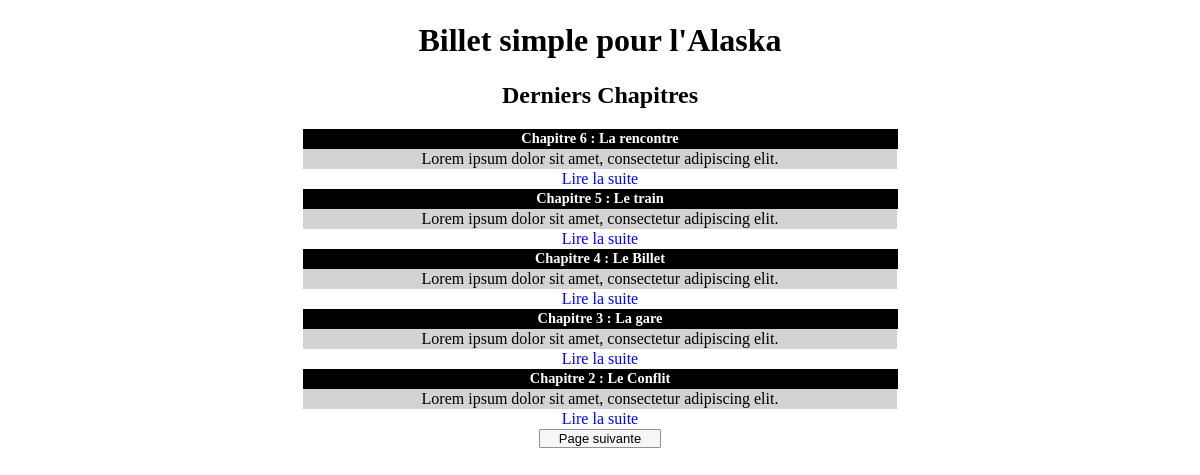
/index.php?action=showPage&page=1, run on the app's committed database.
### tables this page shows
CREATE TABLE IF NOT EXISTS `posts` (
  `id` int(11) NOT NULL AUTO_INCREMENT,
  `author` text NOT NULL,
  `title` varchar(255) NOT NULL,
  `content` text NOT NULL,
  `textresum` text NOT NULL,
  `creation_date` datetime NOT NULL,
  PRIMARY KEY (`id`)
);

### Controler/PostControler.php (called while the page is built, shortened)
<?php
require_once('./Model/PostManager.php');
class PostControler
{
    private $postManager;
	public function __construct()
	{
		$this->postManager = new PostManager();
	}
	public function showPage($page)
	{
		$nbrPosts = $this->postManager->getPostsCount();
		$limit = 5;
		$nbrPages = ceil($nbrPosts/$limit);
		$offset = ($page > 0 && $page <= $nbrPages) ? ($page - 1) * $limit : 0;
		$posts = $this->postManager->getPostsByPage($limit, $offset);
	        require_once('./View/HomeView.php');
	}
}

### Model/Database.php (called while the page is built, shortened)
<?php
class Database {
	public function __construct(){
		try
        {
            $this-> db=new PDO('mysql:host=localhost;dbname=billetalaska;charset=utf8', 'root', '');
        }
        catch(Exception $e)
        {
            die('Erreur : '.$e->getMessage());
        }
    }
}

### Model/PostManager.php (called while the page is built, shortened)
<?php
require_once ('./Model/Database.php');
require_once ('./Model/PostClass.php');
class PostManager extends Database
{
    public function getPostsCount()
    {
        $req = $this->db->prepare('SELECT COUNT(id) AS count FROM posts');
        $req->execute(array());
        $postCount = $req->fetch();
        return $postCount['count'];
    }
    public function getPostsByPage($limit, $offset)
    {
        $req = $this->db->prepare('SELECT id, title, author, content, textresum, DATE_FORMAT(creation_date, \'%d/%m/%Y\') AS creation_date_fr FROM posts ORDER BY id DESC LIMIT ' .$limit.' OFFSET ' .$offset);
        $req->execute(array());
        $posts = array();
       while ($dbPost = $req-> fetch()){
        $post = new PostClass($dbPost);
        $posts[] = $post;
       }
        return $posts;
    }
}

### Model/model.php (called while the page is built, shortened)
<?php
class Model {
	public function hydrate ($donnees)
	{
		foreach ($donnees as $key => $value)
		{
			$method ='set'.ucfirst($key);
		}
	}
}

### Model/PostClass.php (called while the page is built, shortened)
<?php
require_once ('./Model/Model.php');
class PostClass extends Model {
	private $id;
	private $title;
	private $textresum;
	public function getId(){
		return $this ->id;
	}
	public function getTitle(){
		return $this ->title;
	}
	public function getTextResum(){
		return $this->textresum;
	}
	public function setId($id){
		$this->id = $id;
	}
	public function setTitle($title){
		$this->title = $title;
	}
	public function setTextResum($textresum){
		$this->textresum = $textresum;
	}
}

### View/HomeView.php (the view, shortened to what this page needs)
<!DOCTYPE html>
<html>
<head>
	<link rel="stylesheet" type="text/css" href="./styles.css">
</head>
<body>
	<h1><a class="blogTitle" href="index.php?action=showPage&page=1">Billet simple pour l'Alaska</a></h1>
	<h2>Derniers Chapitres</h2>
		<?php foreach($posts as $post) {?>
			<div>
				<h3><strong><?=htmlspecialchars($post->getTitle())?></strong></h3>
				<p><?= $post->getTextResum() ?></p>
				<a href=<?= "index.php?action=post&id=". $post->getId() ?>> Lire la suite </a>
			</div>
		<?php } ?>
	    <?php if ($page < $nbrPages) { ?>
	        <div><a class="stylebutton" href= <?="index.php?action=showPage&page=" .($page + 1)?> > Page suivante</a></div>
	    <?php } ?>
</body>
</html>

### styles.css (style rules this page uses)
h1, h2, h3, h4 { text-align:center; width: auto; }
h3 { background-color:black; color:white; font-size:0.9em; margin: auto; padding: 1.5px 1.5px 1.5px 1.5px; text-align: center; width: 50%; }
p { background-color: lightgrey; margin-top:3px; margin:auto; padding: 1px 1px 1px 1px; text-align: center; width: 50%; }
a { display:block; text-align:center; color:blue; text-decoration:none; margin:auto; width:50%; padding:1px 1px 1px 1px; }
a.stylebutton { border-radius: 1px; border: solid thin #929292; text-shadow: none; background: #F6F6F6; color: buttontext; padding: 3px 8px; margin: 2px; text-decoration: none; font-family: Arial; font-size: 13px; display: block; margin:auto; width:10%; padding:1px 1px 1px 1px; }
a.blogTitle { color:black; }

### data on the page
posts: title "Chapitre 6 : La rencontre", textresum "Lorem ipsum dolor sit amet, consectetur adipiscing elit."
posts: title "Chapitre 5 : Le train", textresum "Lorem ipsum dolor sit amet, consectetur adipiscing elit."
posts: title "Chapitre 4 : Le Billet", textresum "Lorem ipsum dolor sit amet, consectetur adipiscing elit."
posts: title "Chapitre 3 : La gare", textresum "Lorem ipsum dolor sit amet, consectetur adipiscing elit."
posts: title "Chapitre 2 : Le Conflit", textresum "Lorem ipsum dolor sit amet, consectetur adipiscing elit."
